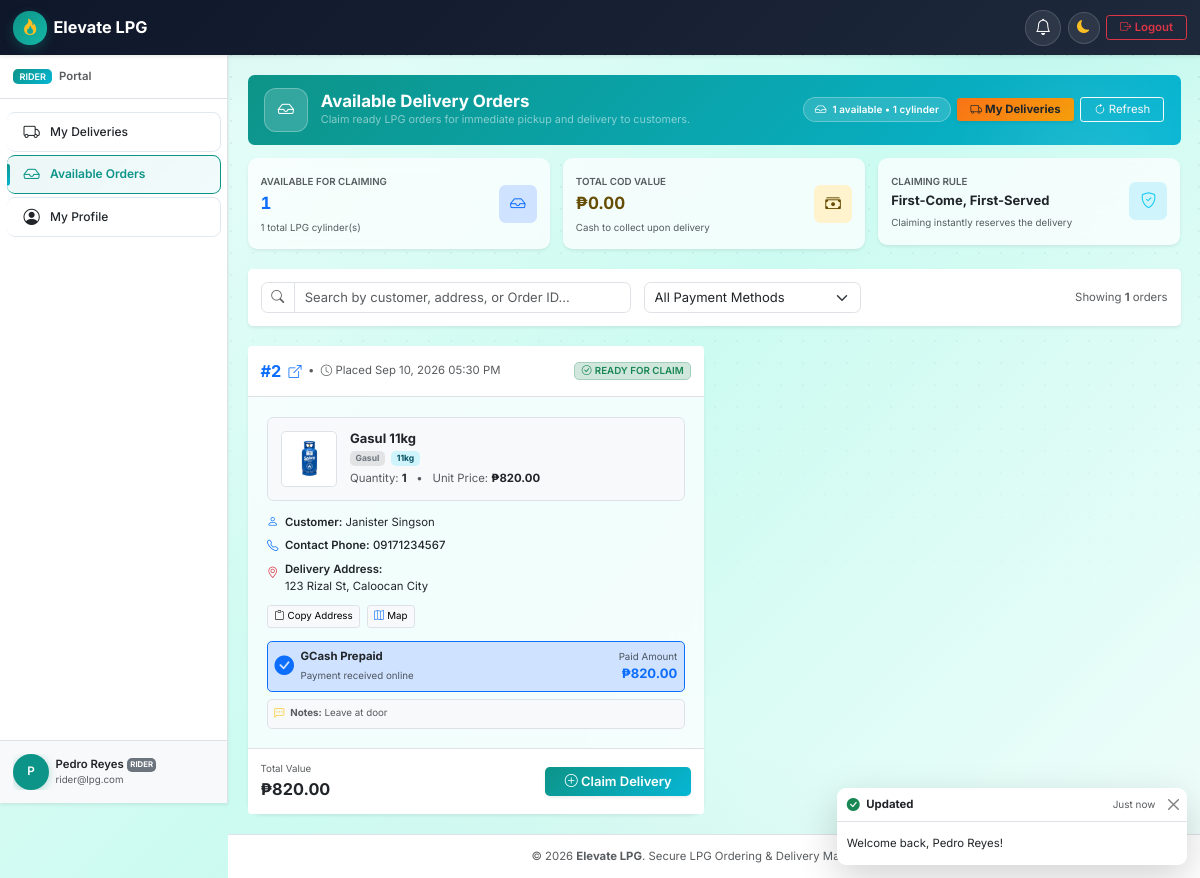
Screenshot of /pages/rider/available.php (signed in) with the database file from the repository.
### tables this page shows
CREATE TABLE `orders` (
  `id` int(11) NOT NULL AUTO_INCREMENT,
  `customer_id` int(11) NOT NULL,
  `product_id` int(11) NOT NULL,
  `rider_id` int(11) DEFAULT NULL,
  `quantity` int(10) unsigned NOT NULL,
  `unit_price` decimal(10,2) NOT NULL,
  `total_amount` decimal(10,2) NOT NULL,
  `payment_method` enum('cod','gcash') NOT NULL DEFAULT 'cod',
  `payment_reference` varchar(64) DEFAULT NULL,
  `payment_id` varchar(64) DEFAULT NULL,
  `payment_status` enum('unpaid','paid','failed') NOT NULL DEFAULT 'unpaid',
  `refund_status` enum('none','requested','refunded','failed','rejected') NOT NULL DEFAULT 'none',
  `refund_reference` varchar(64) DEFAULT NULL,
  `refund_reason` varchar(255) DEFAULT NULL,
  `refund_requested_at` datetime DEFAULT NULL,
  `refund_processed_at` datetime DEFAULT NULL,
  `cancel_reason` varchar(255) DEFAULT NULL,
  `paid_at` datetime DEFAULT NULL,
  `status` enum('pending_payment','pending','approved','ready_for_delivery','picked_up','out_for_delivery','delivered','cancelled') NOT NULL DEFAULT 'pending',
  `delivery_address` text NOT NULL,
  `delivery_latitude` decimal(10,7) DEFAULT NULL,
  `delivery_longitude` decimal(10,7) DEFAULT NULL,
  `contact_phone` varchar(20) NOT NULL,
  `notes` text DEFAULT NULL,
  `created_at` timestamp NOT NULL DEFAULT current_timestamp(),
  `updated_at` timestamp NOT NULL DEFAULT current_timestamp() ON UPDATE current_timestamp(),
  `delivered_at` timestamp NULL DEFAULT NULL,
  `delivery_proof_path` varchar(255) DEFAULT NULL,
  `delivery_proof_at` datetime DEFAULT NULL,
  `delivery_note` varchar(255) DEFAULT NULL,
  PRIMARY KEY (`id`),
  KEY `fk_orders_product` (`product_id`),
  KEY `idx_customer` (`customer_id`),
  KEY `idx_rider` (`rider_id`),
  KEY `idx_status` (`status`),
  KEY `idx_created` (`created_at`),
  KEY `idx_payment_reference` (`payment_reference`),
  KEY `idx_payment_id` (`payment_id`),
  KEY `idx_refund_status` (`refund_status`),
  CONSTRAINT `fk_orders_customer` FOREIGN KEY (`customer_id`) REFERENCES `users` (`id`) ON DELETE CASCADE,
  CONSTRAINT `fk_orders_product` FOREIGN KEY (`product_id`) REFERENCES `products` (`id`),
  CONSTRAINT `fk_orders_rider` FOREIGN KEY (`rider_id`) REFERENCES `users` (`id`) ON DELETE SET NULL
);

CREATE TABLE `products` (
  `id` int(11) NOT NULL AUTO_INCREMENT,
  `name` varchar(255) NOT NULL,
  `brand` varchar(255) NOT NULL,
  `weight` varchar(50) NOT NULL,
  `price` decimal(10,2) NOT NULL,
  `stock` int(10) unsigned NOT NULL DEFAULT 0,
  `image_url` varchar(500) DEFAULT NULL,
  `status` enum('active','inactive') NOT NULL DEFAULT 'active',
  `created_at` timestamp NOT NULL DEFAULT current_timestamp(),
  `updated_at` timestamp NOT NULL DEFAULT current_timestamp() ON UPDATE current_timestamp(),
  PRIMARY KEY (`id`),
  KEY `idx_brand` (`brand`),
  KEY `idx_status` (`status`)
);

CREATE TABLE `users` (
  `id` int(11) NOT NULL AUTO_INCREMENT,
  `full_name` varchar(255) NOT NULL,
  `email` varchar(255) NOT NULL,
  `password` varchar(255) NOT NULL,
  `role` enum('customer','admin','rider') NOT NULL DEFAULT 'customer',
  `phone` varchar(20) NOT NULL,
  `address` text NOT NULL,
  `valid_id_path` varchar(500) DEFAULT NULL,
  `status` enum('active','inactive','suspended') NOT NULL DEFAULT 'active',
  `id_verification_status` enum('pending','approved','rejected') NOT NULL DEFAULT 'approved',
  `id_rejection_reason` varchar(500) DEFAULT NULL,
  `id_reviewed_by` int(11) DEFAULT NULL,
  `id_reviewed_at` datetime DEFAULT NULL,
  `purge_warned_at` datetime DEFAULT NULL,
  `created_at` timestamp NOT NULL DEFAULT current_timestamp(),
  `updated_at` timestamp NOT NULL DEFAULT current_timestamp() ON UPDATE current_timestamp(),
  PRIMARY KEY (`id`),
  UNIQUE KEY `email` (`email`),
  KEY `idx_role` (`role`),
  KEY `idx_status` (`status`),
  KEY `idx_verification_reviewed` (`id_verification_status`, `id_reviewed_at`)
);

### pages/rider/available.php (the view, shortened to what the rows shown need)
<?php
require_once __DIR__ . '/../../includes/helpers.php';
require_once __DIR__ . '/../../classes/Order.php';
$db = Database::connect();
$orderModel = new Order($db);
$availableOrders = $orderModel->getAvailableForRider();
require_once __DIR__ . '/../../templates/header.php';
?>
<div class="container-fluid px-0" id="riderAvailableContainer">
    <?php if (empty($availableOrders)): ?>
        <div class="card border-0 shadow-sm p-5 text-center my-4">
            <div class="mb-3 text-muted">
                <i class="bi bi-check2-circle fs-1 text-success opacity-75"></i>
            </div>
            <h5 class="fw-bold">All caught up!</h5>
            <p class="text-muted small mb-3">There are no orders currently waiting for rider pickup. Check back shortly for incoming orders.</p>
            <div>
                <a href="<?= url('pages/rider/deliveries.php') ?>" class="btn btn-primary px-4">
                    <i class="bi bi-truck me-1"></i>View My Active Deliveries
                </a>
            </div>
        </div>
    <?php else: ?>
        <div class="row g-4" id="availableOrdersList">
            <?php foreach ($availableOrders as $order): ?>
                <?php
                $orderId = (int)$order['id'];
                $customerName = (string)($order['customer_name'] ?? 'Customer');
                $contactPhone = (string)($order['contact_phone'] ?? $order['customer_phone'] ?? '');
                $deliveryAddress = (string)($order['delivery_address'] ?? '');
                $productName = (string)($order['product_name'] ?? 'LPG Cylinder');
                $brand = (string)($order['product_brand'] ?? $order['brand'] ?? '');
                $weight = (string)($order['product_weight'] ?? $order['weight'] ?? '');
                $quantity = (int)($order['quantity'] ?? 1);
                $unitPrice = (float)($order['unit_price'] ?? 0);
                $totalAmount = (float)($order['total_amount'] ?? 0);
                $paymentMethod = strtoupper((string)($order['payment_method'] ?? 'COD'));
                $notes = (string)($order['notes'] ?? '');
                $createdAt = (string)($order['created_at'] ?? '');
                $productImage = (string)($order['product_image'] ?? $order['image_url'] ?? '');
                ?>
                <div class="col-lg-6 available-order-item"
                     data-order-id="<?= $orderId ?>"
                     data-customer="<?= e(strtolower($customerName)) ?>"
                     data-address="<?= e(strtolower($deliveryAddress)) ?>"
                     data-phone="<?= e($contactPhone) ?>"
                     data-payment="<?= e($paymentMethod) ?>"
                     data-aos="fade-up"
                     data-aos-delay="<?= ($orderId % 2) * 100 ?>">
                    <div class="card app-order-card app-clickable-card shadow-sm border-0 h-100 d-flex flex-column" data-href="<?= url('pages/rider/order-detail.php?id=' . $orderId) ?>">
                        <div class="card-header bg-white d-flex flex-wrap justify-content-between align-items-center py-3 border-bottom gap-2">
                            <div class="d-flex align-items-center gap-2">
                                <a href="<?= url('pages/rider/order-detail.php?id=' . $orderId) ?>" class="fw-bold fs-5 text-primary text-decoration-none">
                                    #<?= $orderId ?> <i class="bi bi-box-arrow-up-right fs-6 ms-1"></i>
                                </a>
                                <span class="text-muted small">&bull;</span>
                                <small class="text-muted"><i class="bi bi-clock me-1"></i>Placed <?= e(format_date($createdAt)) ?></small>
                            </div>
                            <span class="badge bg-success-subtle text-success border border-success-subtle px-2 py-1 extra-small text-uppercase fw-semibold">
                                <i class="bi bi-check-circle me-1"></i>Ready for Claim
                            </span>
                        </div>
                        <div class="card-body p-3 p-md-4 flex-grow-1">
                            <div class="d-flex align-items-start gap-3 mb-3 p-3 bg-light rounded-3 border">
                                <div class="app-product-icon p-2 bg-white rounded border text-center flex-shrink-0 overflow-hidden" style="width: 56px; height: 56px;">
                                    <?php if (!empty($productImage) && is_file(dirname(__DIR__, 2) . '/' . ltrim($productImage, '/'))): ?>
                                        <img src="<?= e(asset($productImage)) ?>" alt="<?= e($productName) ?>" class="rounded" style="width: 100%; height: 100%; object-fit: cover;">
                                    <?php else: ?>
                                        <i class="bi bi-fire fs-3 text-warning"></i>
                                    <?php endif; ?>
                                </div>
                                <div class="flex-grow-1">
                                    <h6 class="mb-1 fw-bold text-dark"><?= e($productName) ?></h6>
                                    <p class="text-muted small mb-1">
                                        <?php if ($brand): ?><span class="badge bg-secondary-subtle text-secondary me-1"><?= e($brand) ?></span><?php endif; ?>
                                        <?php if ($weight): ?><span class="badge bg-info-subtle text-info-emphasis me-1"><?= e($weight) ?></span><?php endif; ?>
                                    </p>
                                    <div class="small text-muted">
                                        <span>Quantity: <strong class="text-dark"><?= $quantity ?></strong></span>
                                        <span class="mx-2">&bull;</span>
                                        <span>Unit Price: <strong class="text-dark"><?= e(format_currency($unitPrice)) ?></strong></span>
                                    </div>
                                </div>
                            </div>
                            <div class="small mb-3">
                                <div class="mb-2">
                                    <span class="fw-semibold text-dark"><i class="bi bi-person text-primary me-2"></i>Customer:</span>
                                    <span class="text-dark"><?= e($customerName) ?></span>
                                </div>
                                <div class="mb-2">
                                    <span class="fw-semibold text-dark"><i class="bi bi-telephone text-primary me-2"></i>Contact Phone:</span>
                                    <?php if ($contactPhone): ?>
                                        <a href="tel:<?= e($contactPhone) ?>" class="text-decoration-none fw-medium text-dark">
                                            <?= e($contactPhone) ?>
                                        </a>
                                    <?php else: ?>
                                        <span class="text-muted">None</span>
                                    <?php endif; ?>
                                </div>
                                <div class="mb-2">
                                    <div class="d-flex align-items-start gap-2">
                                        <i class="bi bi-geo-alt text-danger mt-1 flex-shrink-0"></i>
                                        <div>
                                            <span class="fw-semibold text-dark">Delivery Address:</span>
                                            <span class="text-dark d-block"><?= e($deliveryAddress ?: 'No address specified') ?></span>
                                        </div>
                                    </div>
                                </div>
                                <div class="d-flex gap-2 pt-1">
                                    <button type="button"
                                            class="btn btn-light btn-sm border px-2 extra-small btn-copy-address"
                                            data-address="<?= e($deliveryAddress) ?>">
                                        <i class="bi bi-clipboard me-1"></i>Copy Address
                                    </button>
                                    <a href="https://maps.google.com/?q=<?= urlencode($deliveryAddress) ?>"
                                       target="_blank"
                                       rel="noopener noreferrer"
                                       class="btn btn-light btn-sm border px-2 extra-small text-decoration-none">
                                        <i class="bi bi-map me-1 text-primary"></i>Map
                                    </a>
                                </div>
                            </div>
                            <div class="p-2 rounded mb-2 <?= $paymentMethod === 'COD' ? 'bg-warning-subtle border border-warning' : 'bg-primary-subtle border border-primary' ?>">
                                <div class="d-flex align-items-center justify-content-between">
                                    <div class="d-flex align-items-center gap-2">
                                        <i class="bi <?= $paymentMethod === 'COD' ? 'bi-cash-coin fs-4 text-warning-emphasis' : 'bi-check-circle-fill fs-4 text-primary' ?>"></i>
                                        <div>
                                            <strong class="d-block text-dark small">
                                                <?= $paymentMethod === 'COD' ? 'Cash on Delivery (COD)' : 'GCash Prepaid' ?>
                                            </strong>
                                            <span class="extra-small text-muted">
                                                <?= $paymentMethod === 'COD' ? 'Collect payment from customer' : 'Payment received online' ?>
                                            </span>
                                        </div>
                                    </div>
                                    <div class="text-end">
                                        <span class="extra-small text-muted d-block"><?= $paymentMethod === 'COD' ? 'Collect Amount' : 'Paid Amount' ?></span>
                                        <span class="fw-bold fs-6 <?= $paymentMethod === 'COD' ? 'text-danger' : 'text-primary' ?>">
                                            <?= e(format_currency($totalAmount)) ?>
                                        </span>
                                    </div>
                                </div>
                            </div>
                            <?php if ($notes): ?>
                                <div class="mt-2 p-2 bg-light rounded border text-muted extra-small">
                                    <i class="bi bi-chat-left-dots text-warning me-1"></i>
                                    <strong>Notes:</strong> <?= e($notes) ?>
                                </div>
                            <?php endif; ?>
                        </div>
                        <div class="card-footer bg-white d-flex flex-wrap justify-content-between align-items-center py-3 border-top gap-2 mt-auto">
                            <div>
                                <span class="text-muted extra-small d-block">Total Value</span>
                                <span class="fs-5 fw-bold text-dark"><?= e(format_currency($totalAmount)) ?></span>
                            </div>
                            <form action="<?= url('pages/rider/available.php') ?>" method="POST" class="m-0 form-claim-delivery">
                                <button type="submit" class="btn btn-primary px-4 fw-semibold shadow-sm btn-claim-order">
                                    <i class="bi bi-plus-circle me-1"></i>Claim Delivery
                                </button>
                            </form>
                        </div>
                    </div>
                </div>
            <?php endforeach; ?>
        </div>
    <?php endif; ?>
</div>
<?php
require_once __DIR__ . '/../../templates/footer.php';
?>

### rows the page displays
orders: id "2", created_at "Sep 10, 2026 05:30 PM", product.image_url (picture), product.name "Gasul 11kg", product.brand "Gasul", product.weight "11kg", quantity "1", unit_price "₱820.00", customer.full_name "Janister Singson", contact_phone "09171234567", delivery_address "123 Rizal St, Caloocan City", payment_method "GCash Prepaid", total_amount "₱820.00", notes "Leave at door"

### other values shown
$appName "Elevate LPG"
$role "RIDER"
$item['label'] "My Deliveries"
$item['label'] "Available Orders"
$item['label'] "My Profile"
$initial "P"
$userName "Pedro Reyes"
$userEmail "rider@lpg.com"
$countAvailable "1"
$totalItemsCount "1"
format_currency($totalCodValue) "₱0.00"
